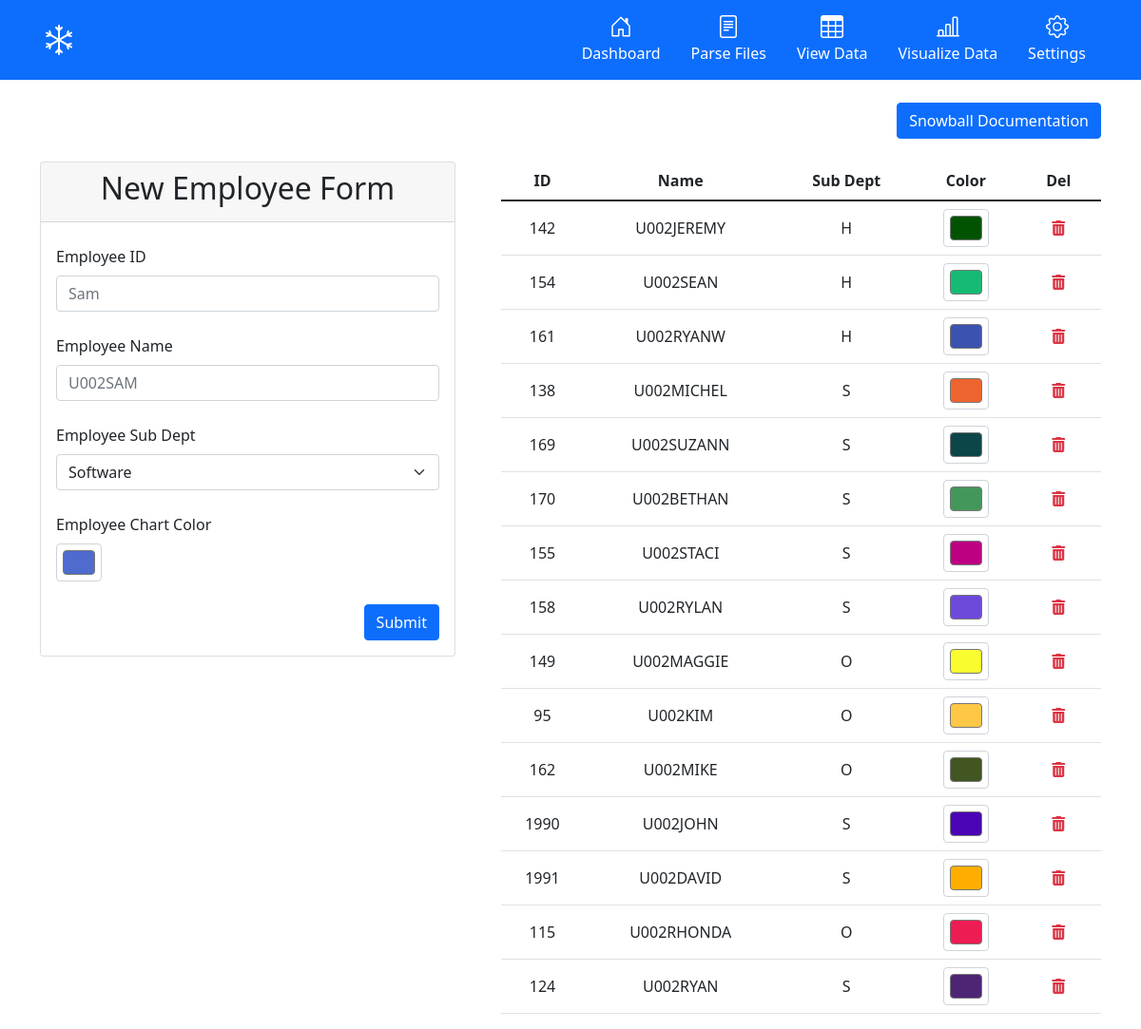
/settings/, run on an earlier commit of the app's database.
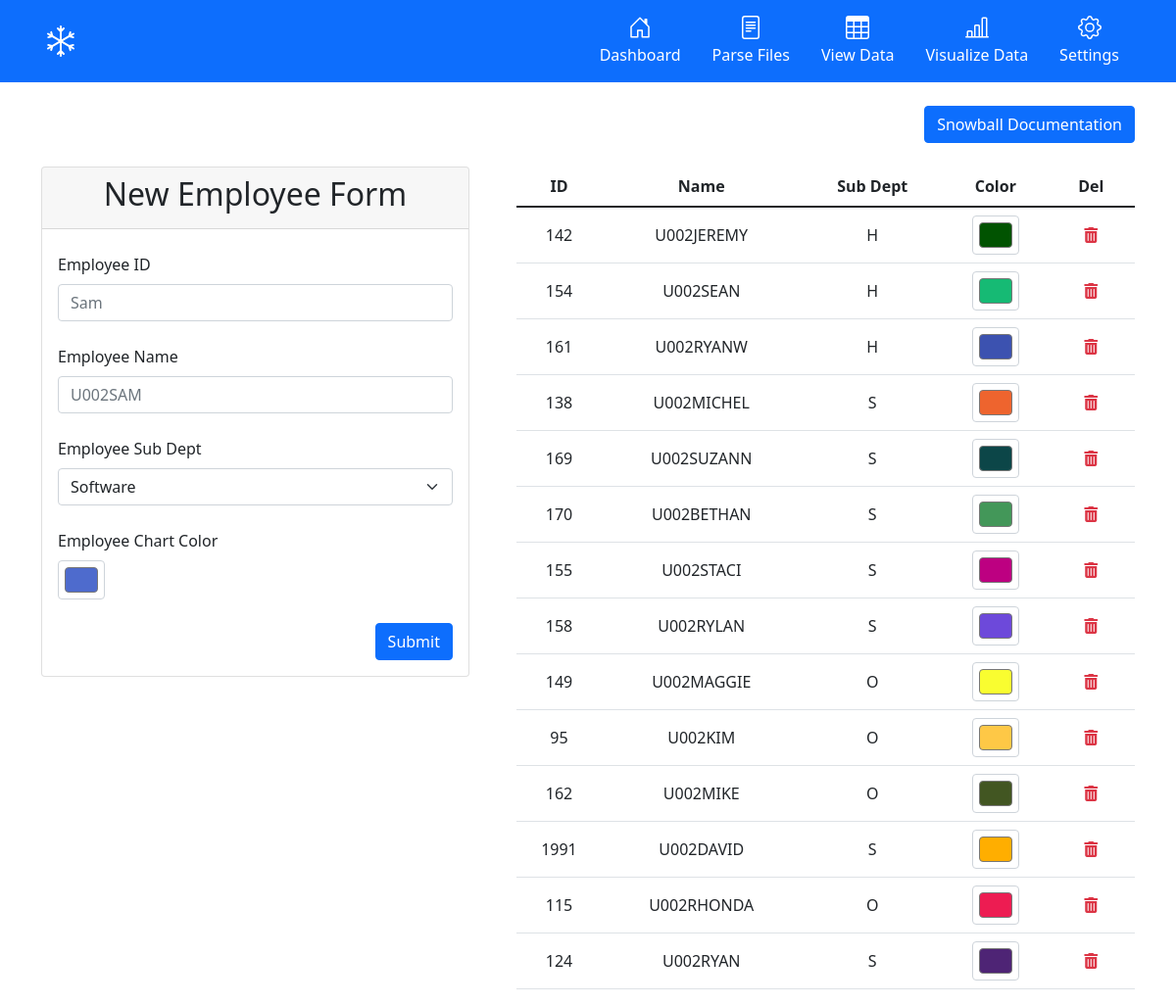
And on a later commit of the database.
### tables this page shows
CREATE TABLE employees(
                                    id TEXT PRIMARY KEY, 
                                    name TEXT, 
                                    sub_dept TEXT,
                                    color TEXT);

### src/routes/settings_routes.py (the view)
@settings_bp.route("/", methods=['GET', 'POST'])
def settings():
    if request.method == "GET":
        return render_template('settings.html', employees=employees_db.read(), color=get_random_color())
    elif request.method == "POST":
        employee = tuple(request.form.values())
        employees_db.insert(employee)
        return redirect('/settings')

### src/models/employee.py (called while the page is built)
    def read(self):
        try:
            self.lock.acquire(True)
            self.cursor.execute('''
                                SELECT * FROM employees
                                ''')
            return self.cursor.fetchall()
        finally:
            self.lock.release()

### src/templates/settings.html (shortened to what this page needs)
{% extends "base.html" %}
{% block content %}
<div class="container">
    <div class="row mt-4">
        <div class="col-12">
            <button class="btn btn-primary float-end">Snowball Documentation</button>
        </div>
    </div>
    <div class="row mt-4 gx-5">
        <div class="col-5">
            <div class="card">
                <div class="card-header">
                    <h2 class="display-6 text-center">New Employee Form</h2>
                </div>
                <div class="card-body">
                    <form method="post">
                        <div class="mb-4 mt-2">
                            <label for="employeeIDInput" class="form-label">Employee ID</label>
                            <input class="form-control" name="id" type="text" placeholder="Sam" id="employeeIDInput">
                        </div>
                        <div class="mb-4 mt-2">
                            <label for="employeeNameInput" class="form-label">Employee Name</label>
                            <input class="form-control" name="name" type="text" placeholder="U002SAM"
                                id="employeeNameInput">
                        </div>
                        <div class="mb-4 mt-2">
                            <label for="employeeSubDeptInput" class="form-label">Employee Sub Dept</label>
                            <select class="form-select" name="sub_dept" id="employeeSubDeptInput">
                                <option selected value="S">Software</option>
                            </select>
                        </div>
                        <div class="mb-4 mt-2">
                            <label for="employeeChartColorInput" class="form-label">Employee Chart Color</label>
                            <input type="color" class="form-control form-control-color" id="employeeChartColorInput"
                                value={{color}} name="color" title="Choose your color">
                        </div>
                        <button class="btn btn-primary float-end" type="submit">Submit</button>
                    </form>
                </div>
            </div>
        </div>
        <div class="col-7">
            <table class="table text-center align-middle">
                <thead>
                    <tr>
                        <th>ID</th>
                        <th>Name</th>
                        <th>Sub Dept</th>
                        <th>Color</th>
                        <th>Del</th>
                    </tr>
                </thead>
                <tbody>
                    {% for employee in employees %}
                    <form action="{{ url_for('settings.delete_employee') }}" method="post">
                        <tr>
                            <td>{{ employee[0] }}</td>
                            <td>{{ employee[1] }}</td>
                            <td>{{ employee[2] }}</td>
                            <td>
                                <input type="color" height="100" class="form-control color-picker form-control-color"
                                    value={{employee[3]}}>
                            </td>
                            <td>
                                <button type="submit" class="btn btn-outline-danger border-0" id="newEmployeeButton" onclick="return confirm('Do you want to delete {{ employee[1] }}?');">
                                    <i class="fas fa-trash-alt"></i>
                                </button>
                            </td>
                        </tr>
                    </form>
                    {% endfor %}
                </tbody>
            </table>
        </div>
    </div>
</div>
{% endblock %}

What changed in the data, as far as the page shows it:
removed employees: id "1990", name "U002JOHN", sub_dept "S", color "#4a04b5"
